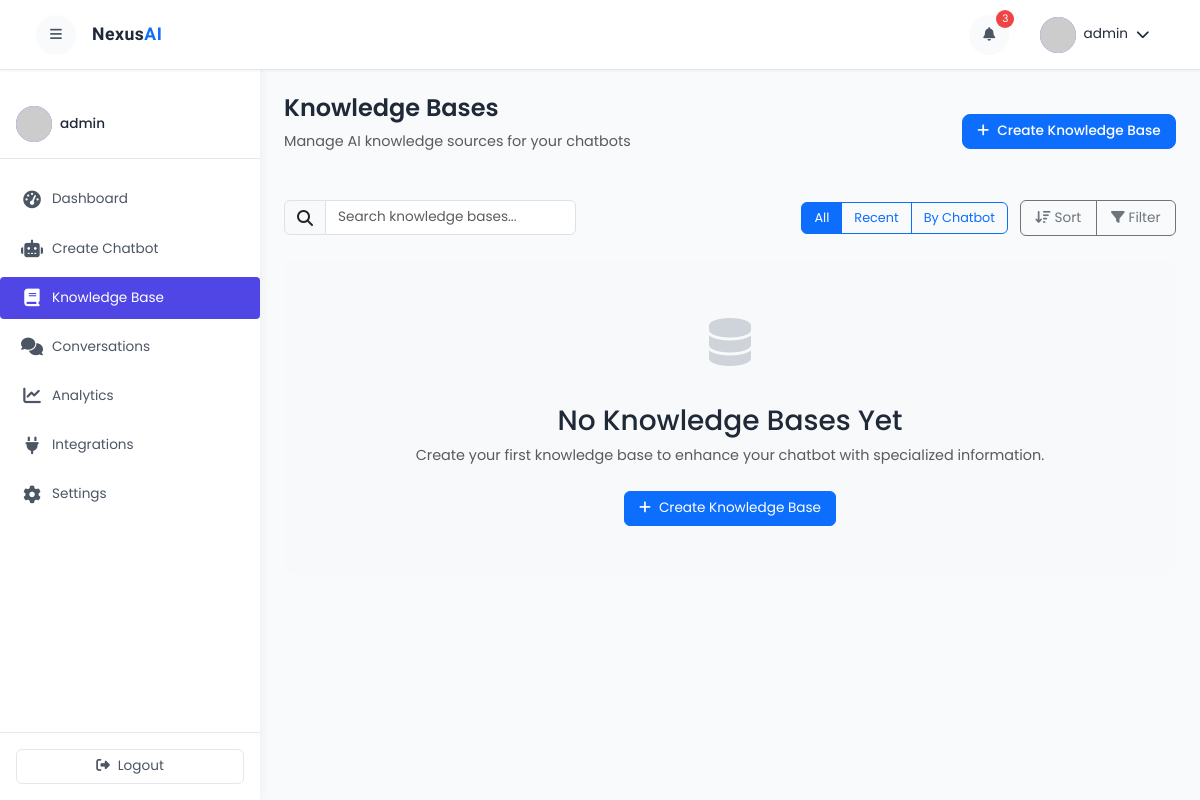
The page /kb/ (signed in) on the database as committed earlier.
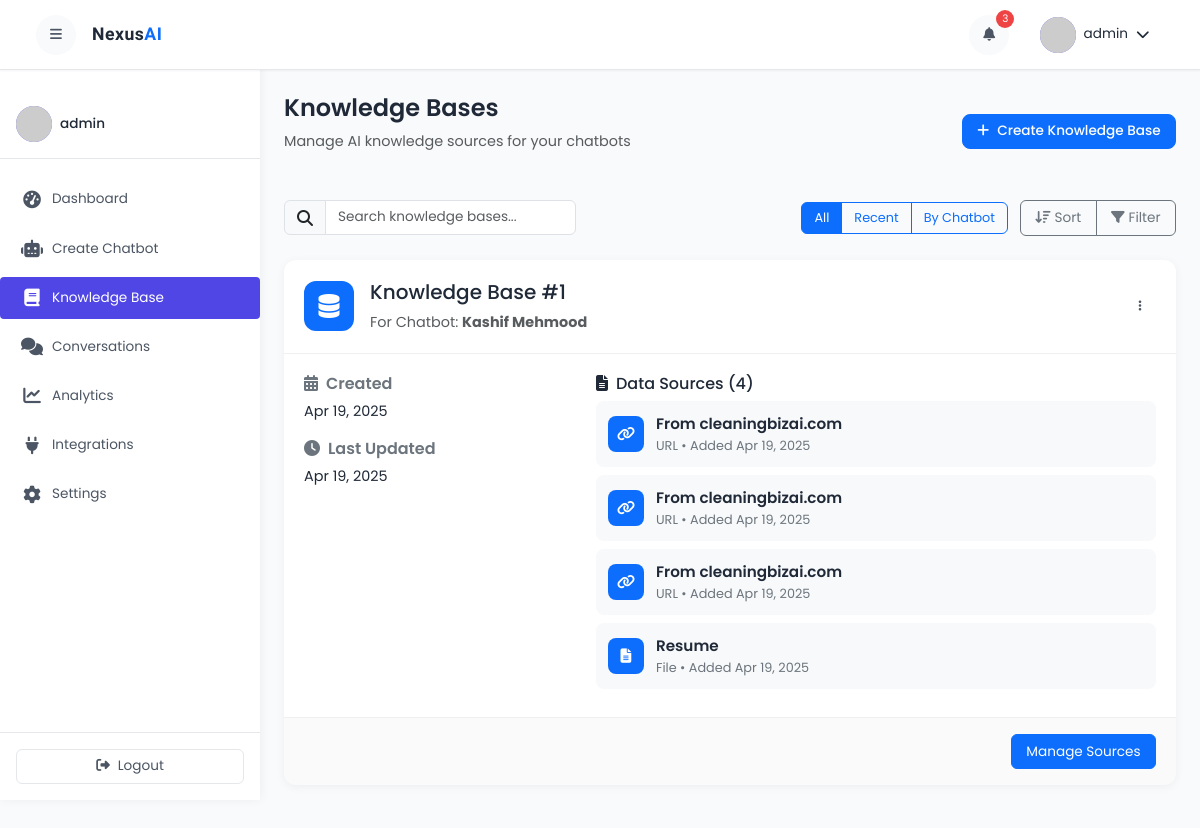
The same page on the database as committed later.
### kb/models.py (models this page shows, shortened)
class KnowledgeBase(models.Model):
    knowledge_base_id = models.UUIDField(primary_key=True, default=uuid.uuid4, editable=False)
    chatbot = models.ForeignKey('chat.Chatbot', on_delete=models.CASCADE)
    created_at = models.DateTimeField(auto_now_add=True)
    updated_at = models.DateTimeField(auto_now=True)

class DataSource(models.Model):
    kb = models.ForeignKey('KnowledgeBase', on_delete=models.CASCADE)
    url = models.URLField(blank=True, null=True)
    file = models.FileField(upload_to='data_sources/', blank=True)
    text_title = models.CharField(max_length=200)
    text_content = models.TextField()
    source_type = models.CharField(max_length=200, choices=SOURCE_TYPE_CHOICES)
    chunk_ids = models.JSONField(blank=True, null=True, default=list)
    created_at = models.DateTimeField(auto_now_add=True)
    updated_at = models.DateTimeField(auto_now=True)

### chat/models.py (models this page shows, shortened)
class Chatbot(models.Model):
    chatbot_id = models.UUIDField(primary_key=True, default=uuid.uuid4, editable=False)
    user = models.ForeignKey(User, on_delete=models.CASCADE)
    name = models.CharField(max_length=255, default="New Chatbot")
    description = models.TextField(null=True, blank=True)
    prompt = models.TextField(null=True, blank=True)
    llm_provider = models.CharField(max_length=255, choices=LLM_PROVIDER_CHOICES, default='openai')
    llm_model = models.CharField(max_length=255, choices=LLM_MODEL_CHOICES, default='gpt-4o-mini')
    is_active = models.BooleanField(default=True)
    is_public = models.BooleanField(default=False)
    created_at = models.DateTimeField(auto_now_add=True)
    updated_at = models.DateTimeField(auto_now=True)

### kb/views.py (the view)
# urls.py: path('', views.knowledge_bases, name='knowledge_base'),
def knowledge_bases(request):
    chatbots = Chatbot.objects.filter(user=request.user)
    knowledge_bases = KnowledgeBase.objects.filter(chatbot__user=request.user)
    data_sources = DataSource.objects.filter(kb__chatbot__user=request.user)
    url_sources_count = data_sources.filter(source_type='url').count()
    file_sources_count = data_sources.filter(source_type='file').count()
    context = {
        'chatbots': chatbots,
        'knowledge_bases': knowledge_bases,
        'data_sources': data_sources,
        'url_sources_count': url_sources_count,
        'file_sources_count': file_sources_count
    }
    return render(request, 'dashboard/knowledge_base.html', context)

### templates/dashboard/knowledge_base.html (shortened to what the changed rows need)
{% extends 'common/dashboard_base.html' %}
{% load static %}
{% block content %}
<div class="dashboard-header">
    <div class="row align-items-center mb-4">
        <div class="col-md-6">
            <h1 class="page-title">Knowledge Bases</h1>
        </div>
    </div>
</div>
{% if knowledge_bases %}
<div class="knowledge-base-list">
    {% for kb in knowledge_bases %}
    <div class="row mb-4">
        <div class="col-12">
            <div class="kb-card">
                <div class="kb-card-header">
                    <div class="d-flex align-items-center">
                        <div class="kb-avatar bg-primary">
                            <i class="fas fa-database"></i>
                        </div>
                        <div class="ms-3">
                            <h5 class="kb-name">Knowledge Base #{{ forloop.counter }}</h5>
                            <p class="text-muted mb-0">For Chatbot: <strong>{{ kb.chatbot.name }}</strong></p>
                        </div>
                    </div>
                    <div class="dropdown">
                        <button class="btn btn-sm btn-icon" type="button" id="dropdownMenuButton{{ kb.knowledge_base_id }}" data-bs-toggle="dropdown" aria-expanded="false">
                            <i class="fas fa-ellipsis-v"></i>
                        </button>
                    </div>
                </div>
                <div class="kb-card-body">
                    <div class="row">
                        <div class="col-md-4">
                            <div class="kb-info">
                                <h6 class="mb-2"><i class="fas fa-calendar-alt me-2"></i>Created</h6>
                                <p>{{ kb.created_at|date:"M d, Y" }}</p>
                            </div>
                            <div class="kb-info">
                                <h6 class="mb-2"><i class="fas fa-clock me-2"></i>Last Updated</h6>
                                <p>{{ kb.updated_at|date:"M d, Y" }}</p>
                            </div>
                        </div>
                        <div class="col-md-8">
                            <h6 class="mb-2"><i class="fas fa-file-alt me-2"></i>Data Sources ({{ kb.datasource_set.count }})</h6>
                            {% if kb.datasource_set.exists %}
                            <div class="data-sources-list">
                                {% for source in kb.datasource_set.all|slice:":5" %}
                                <div class="data-source-item">
                                    <div class="source-icon">
                                        {% if source.source_type == 'url' %}
                                        <i class="fas fa-link"></i>
                                        {% elif source.source_type == 'file' %}
                                        <i class="fas fa-file-alt"></i>
                                        {% else %}
                                        <i class="fas fa-align-left"></i>
                                        {% endif %}
                                    </div>
                                    <div class="source-info">
                                        <p class="source-title">{{ source.text_title }}</p>
                                        <p class="source-type">{{ source.get_source_type_display }} • Added {{ source.created_at|date:"M d, Y" }}</p>
                                    </div>
                                </div>
                                {% endfor %}
                            </div>
                            {% else %}
                            <p class="text-muted">No data sources added yet.</p>
                            {% endif %}
                        </div>
                    </div>
                </div>
                <div class="kb-card-footer">
                    <a href="{% url 'kb:knowledge_base_detail' kb.knowledge_base_id %}" class="btn btn-primary">Manage Sources</a>
                </div>
            </div>
        </div>
    </div>
    {% endfor %}
</div>
{% else %}
<div class="empty-state text-center py-5">
    <div class="empty-state-icon mb-4">
        <i class="fas fa-database"></i>
    </div>
    <h3>No Knowledge Bases Yet</h3>
    <p class="text-muted mb-4">Create your first knowledge base to enhance your chatbot with specialized information.</p>
    <button class="btn btn-primary" data-bs-toggle="modal" data-bs-target="#createKnowledgeBaseModal">
        <i class="fas fa-plus me-2"></i>Create Knowledge Base
    </button>
</div>
{% endif %}
{% endblock %}

Rows that differ between the two databases and show on the page:
added KnowledgeBase: chatbot.name "Kashif Mehmood", created_at "Apr 19, 2025", updated_at "Apr 19, 2025", datasource_set.count "4"
added DataSource: text_title "From cleaningbizai.com", source_type "URL", created_at "Apr 19, 2025"
added DataSource: text_title "From cleaningbizai.com", source_type "URL", created_at "Apr 19, 2025"
added DataSource: text_title "From cleaningbizai.com", source_type "URL", created_at "Apr 19, 2025"
added DataSource: text_title "Resume", source_type "File", created_at "Apr 19, 2025"
Other text that changed with them:
text no longer shown: "No Knowledge Bases Yet Create your first knowledge base to enhance your chatbot with specialized information. Create Knowledge Base"
